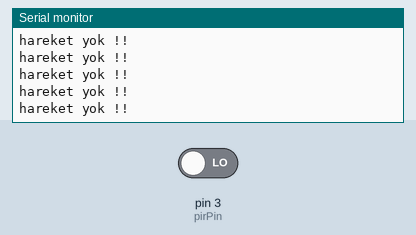
Recording of a sketch running on a simulated Arduino Uno, built with avr-gcc and run on an emulated ATmega328P. On the bench: the last lines printed to the serial monitor. The test bench sets the inputs (shaded band); at power-on: pin 3 (pirPin) LOW.

Above: at 1.2 s.
1.3 s: pin 3 (pirPin) driven HIGH
At 1.8 s:
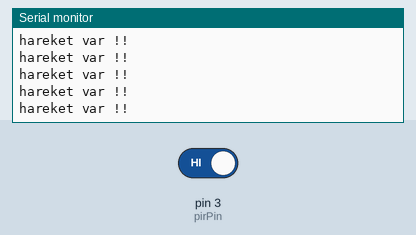
3.2 s: pin 3 (pirPin) driven LOW
At 3.8 s:
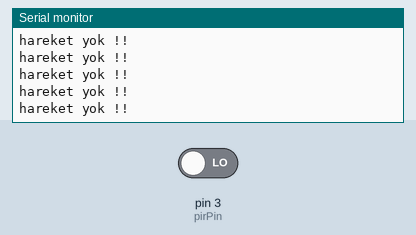
15.2 s: pin 3 (pirPin) driven HIGH
At 15.7 s:
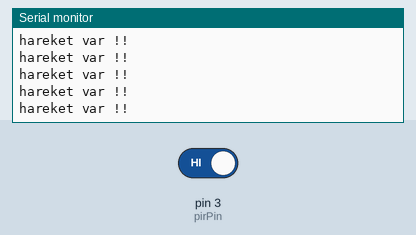

Measured:
- after the input at 1.3 s, the serial monitor: prints a new line after 0.08 s (image 1)
- after the input at 15.2 s, the serial monitor: prints a new line after 0.08 s (image 3)

The sketch:

Pir_Sensor.ino
```cpp
int pirPin = 3;  //Sensörü takacağımız pin
int hareket;  //Sensörden aldığımız veri

void setup() {
  Serial.begin(9600);  // serial monitor çalıştı
  pinMode(pirPin,INPUT);

}

void loop() {
  hareket = digitalRead(pirPin);    //Sensörden okuma yapıyoruz.

  if(hareket == HIGH) {  // eger hareket varsa
    Serial.println("hareket var !!");  // yaz
  } else if (hareket == LOW) { // eğer hareket yoksa
    Serial.println("hareket yok !!");  // yaz
  }

}
```
